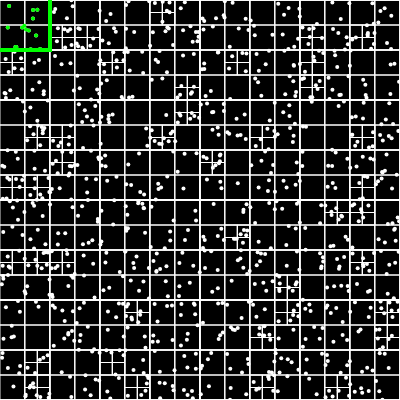
Frame 1 (no input)
Frame 60 (no input): identical to frame 1, image omitted
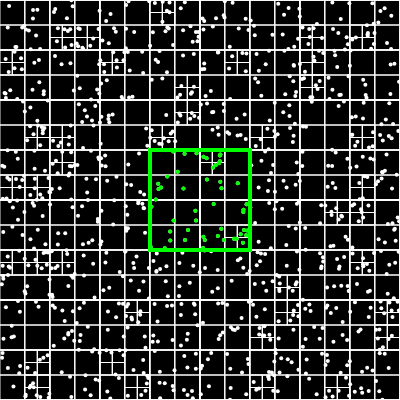
Frame 120 (the mouse pressed at the canvas centre since frame 60)

The p5.js sketch that drew these frames (run headless with seeded random() and noise() and a simulated clock; from frame 60 on, the mouse is pressed at the canvas centre):

// p5.js sketch
// ── sketch.js
let qt;
let count=0;

function setup() {
	createCanvas(400, 400);
	let boundary = new Rectangle(200, 200, 200, 200);
	qt = new QuadTree(boundary, 4);
	console.log(qt);

	for (let i=0; i<1000; i++) {
		let p=new Point(Math.random() * 400, Math.random() * 400);
		qt.insert(p);
	}
	background(0);
	qt.show();
/*
	stroke(0,255,0);
	rectMode(CENTER);
	let range = new Rectangle(random(200), random(200), random(50), random(50));
	rect(range.x, range.y, range.w*2, range.h*2);
	let points = [];
	qt.query(range, points);

	for (let p of points) {
		strokeWeight(4);
		point(p.x, p.y);
	}

	console.log(count); */
}

// dibuja un rango
function draw() {
	background(0);
	qt.show();

	stroke(0,255,0);
	rectMode(CENTER);
	let range = new Rectangle(mouseX, mouseY, 50, 50);
	rect(range.x, range.y, range.w*2, range.h*2);
	let points = [];
	qt.query(range, points);

	for (let p of points) {
		strokeWeight(4);
		point(p.x, p.y);
	}
	console.log(count+" ");
}

/* dibuja puntos
function draw() {
	background(0);
	if (mouseIsPressed) {
		for (let i = 0; i < 1; i++) {
			let m = new Point(mouseX + random(-5, 5), mouseY + random(-5, 5));
			qt.insert(m);
		}
	}
	background(0);
	qt.show();
}*/
// ── main.html
<!DOCTYPE html>
<html>
<head>
	<title>QuadTree</title>
	<meta charset="utf-8">
	<script src="p5.min.js"></script>
	<script src="quadtree.js"></script>
	<script src="sketch.js"></script>
</head>
<body>
</body>
</html>
// ── quadtree.js
class Point {
	constructor(x, y, userData) {
		this.x = x;
		this.y = y;
		this.userData = userData ;
	}
}

class Rectangle {
	constructor(x, y, w, h) {
		this.x = x; // center
		this.y = y;
		this.w = w; // half width
		this.h = h; // half height
	}
	// verifica si este objeto contiene un objeto Punto
	contains(point) {
		if (point.x >= this.x - this.w && point.x <= this.x + this.w && 
			point.y >= this.y - this.h && point.y <= this.y + this.h){
			return 1;
		}
		return 0;
	}
	// verifica si este objeto se intersecta con otro objeto Rectangle
	intersects(range) {
		return !(range.x - range.w > this.x + this.w || range.x + range.w < this.x - this.w ||
				range.y - range.h > this.y + this.h || range.y + range.h < this.y - this.h);
	}
}

class QuadTree {
	constructor(boundary, n) {
		this.boundary = boundary; // Rectangle
		this.capacity = n; // capacidad maxima de cada cuadrante
		this.points = []; // vector , almacena los puntos a almacenar
		this.divided = false;
	}
	// divide el quadtree en 4 quadtrees
	subdivide() {
		let x = this.boundary.x;
		let y = this.boundary.y;
		let w = this.boundary.w;
		let h = this.boundary.h;

		let r_northeast = new Rectangle(x + w/2, y + h/2, w/2, h/2);
		let r_northwest = new Rectangle(x - w/2, y + h/2, w/2, h/2);
		let r_southeast = new Rectangle(x + w/2, y - h/2, w/2, h/2);
		let r_southwest = new Rectangle(x - w/2, y - h/2, w/2, h/2);
		this.northeast = new QuadTree(r_northeast, this.capacity);
		this.northwest = new QuadTree(r_northwest, this.capacity);
		this.southeast = new QuadTree(r_southeast, this.capacity);
		this.southwest = new QuadTree(r_southwest, this.capacity);

		this.divided = true;
	}

	insert(point) {
		if (!this.boundary.contains(point)) {
			return ;
		}
		if (this.points.length < this.capacity) {
			this.points.push(point);
		}
		else {
			if (!this.divided) {
				this.subdivide();
			}
			this.northeast.insert(point);
			this.northwest.insert(point);
			this.southeast.insert(point);
			this.southwest.insert(point);
		}
	}

	query(range, found) {//Rectangle & points, resp.
		if (this.boundary.intersects(range)) {
			if (this.divided) {
				this.northeast.query(range, found);
				this.northwest.query(range, found);
				this.southeast.query(range, found);
				this.southwest.query(range, found);
			}
			for (let p of this.points) {
				if (range.contains(p)) {
					found.push(p);
					count++;  // -------
				}
			}
			
		}
	}

	show() {
		stroke(255);
		strokeWeight(1);
		noFill();
		rectMode(CENTER);
		rect(this.boundary.x, this.boundary.y, this.boundary.w*2, this.boundary.h*2);
		if (this.divided) {
			this.northeast.show();
			this.northwest.show();
			this.southeast.show();
			this.southwest.show();
		}
		for (let p of this.points) {
			strokeWeight(4);
			point(p.x, p.y);
		}
	}
}
